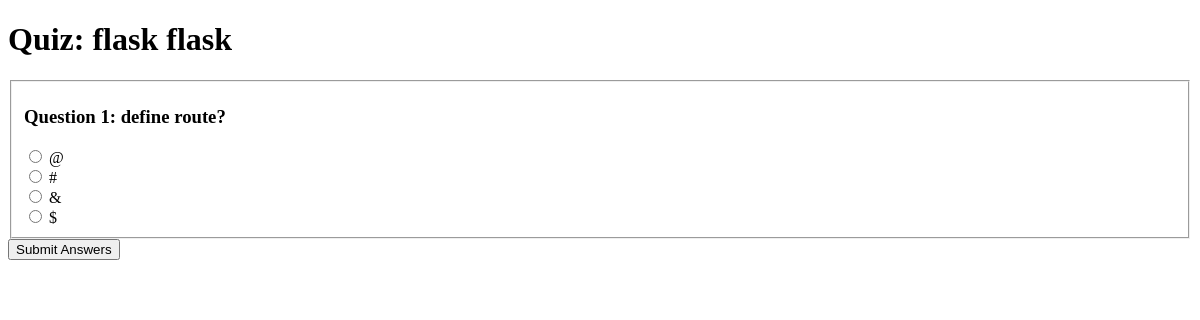
Page /start_quiz/1/0 on the earlier database version.
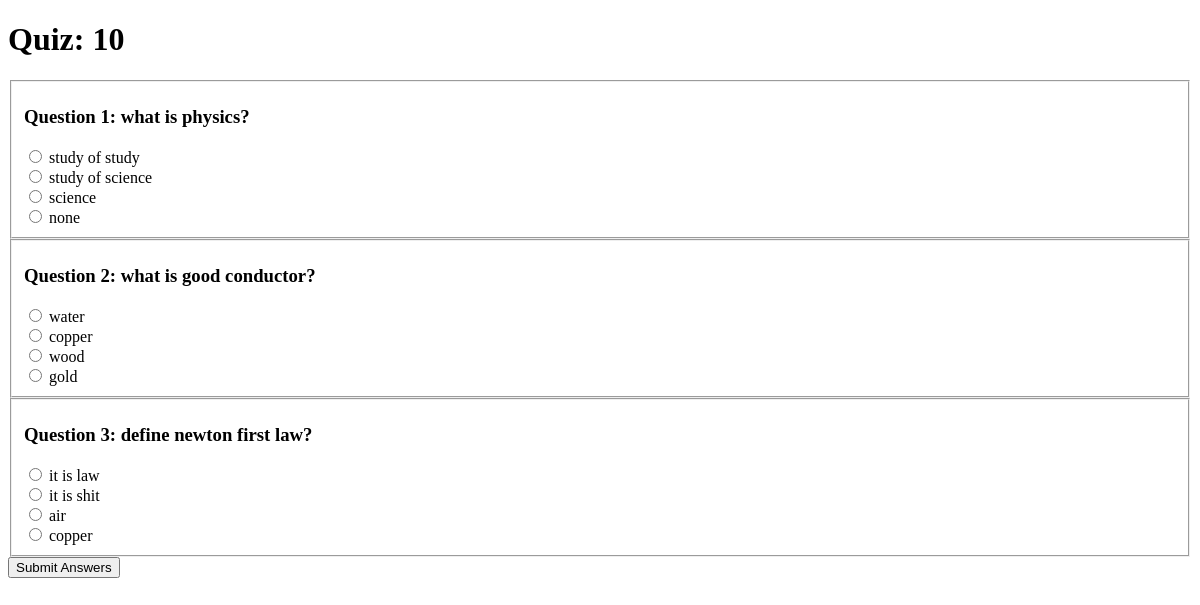
Same page on the later database version.
### models.py (models this page shows)
class Quiz(db.Model):
    id = db.Column(db.Integer, primary_key = True)
    chapter_id = db.Column(db.Integer, db.ForeignKey('chapter.id'), nullable = False)
    date_of_quiz = db.Column(db.String(10))
    time_duration = db.Column(db.String(10)) #HH:MM
    remark = db.Column(db.String(100), nullable = True)
    scores = db.relationship('Score', backref='quiz', lazy=True, cascade="all, delete-orphan")
    question = db.relationship('Question', backref = 'quiz', lazy = True, cascade="all, delete-orphan")

class Question(db.Model):
    id = db.Column(db.Integer, primary_key = True)
    quiz_id = db.Column (db.Integer , db.ForeignKey("quiz.id"), nullable = False)
    q_statement = db.Column(db.String(100), nullable = False)
    o_1 = db.Column(db.String(50), nullable = False)
    o_2 = db.Column(db.String(50), nullable = False)
    o_3 = db.Column(db.String(50), nullable = False)
    o_4 = db.Column(db.String(50), nullable = False)
    correct_option = db.Column(db.Integer, nullable = False)

### app.py (the view, shortened to what this page needs)
@app.route("/start_quiz/<int:quiz_id>/<int:user_id>", methods=['GET', 'POST'])
def start_quiz(quiz_id, user_id):
    quiz = Quiz.query.get_or_404(quiz_id)
    user = User.query.get_or_404(user_id)
    return render_template('start_quiz.html', quiz=quiz, user=user)

### templates/start_quiz.html
<!DOCTYPE html>
<html>
<body>
    <h1>Quiz: {{ quiz.remark }}</h1>
    <form method="POST" action="{{ url_for('start_quiz', quiz_id=quiz.id, user_id=user.id) }}">
        {% for question in quiz.question %}
        <fieldset>
            <h3>Question {{ loop.index }}: {{ question.q_statement }}</h3>
            <input type="radio" name="q{{ question.id }}" value="1"> {{ question.o_1 }}<br>
            <input type="radio" name="q{{ question.id }}" value="2"> {{ question.o_2 }}<br>
            <input type="radio" name="q{{ question.id }}" value="3"> {{ question.o_3 }}<br>
            <input type="radio" name="q{{ question.id }}" value="4"> {{ question.o_4 }}<br>
        </fieldset>
        {% endfor %}
        <button type="submit">Submit Answers</button>
    </form>
</body>
</html>

Differences in the rows shown:
removed Question: q_statement "define route?", o_1 "@", o_2 "#", o_3 "&", o_4 "$"
changed Quiz: remark "flask flask" → "10"
added Question: q_statement "what is physics?", o_1 "study of study", o_2 "study of science", o_3 "science", o_4 "none"
now on this page (row edited): Question: q_statement "what is good conductor?", o_1 "water", o_2 "copper", o_3 "wood", o_4 "gold"
added Question: q_statement "define newton first law?", o_1 "it is law", o_2 "it is shit", o_3 "air", o_4 "copper"
